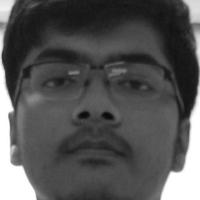
#> input picture registration_images/Year1/1.jpg, 200 x 200 px; its folder holds only this picture in this run
$ python -i attendance_window.py   (imports and definitions only)   (older library calls are emulated)
#> lines starting #> are read from the running program, lines starting #| are printed output that depends on the picture
import cv2
import numpy as np
import os
import time
from PIL import Image, ImageEnhance, ImageStat
import shutil
import sqlite3
import datetime
import math

from check_attendance import CheckAttendance
from PyQt4 import QtGui,QtCore


def improve_image(file_name):
#> called with file_name = 'registration_images/Year1/1.jpg'
    img = Image.open(file_name)
#> img is the input picture: PIL image 200x200 RGB; min 7, max 255, mean 84.1
    stat = ImageStat.Stat(img)
    orglvl = stat.mean[0]
#> orglvl = 84.11

    #1 Brightness
    brght = ImageEnhance.Brightness(img)
    if (orglvl<100):
        x = 100/orglvl
#> x = 1.19
        brght_img = brght.enhance(x)
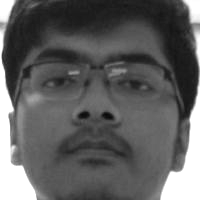
#> brght_img: PIL image 200x200 RGB; min 8, max 255, mean 95.3
    else:
        brght_img = brght.enhance(1.0)


    #2 Sharpness
    contrast = ImageEnhance.Sharpness(brght_img)
    shrp_img = contrast.enhance(1.0)

    #3 Color
    color = ImageEnhance.Color(shrp_img)
    clr_img = color.enhance(0.0)

    #4 Resize
    rsz_img = clr_img.resize((200, 200), Image.ANTIALIAS)
    return rsz_img

conn=sqlite3.connect('Attendance System.db')
c=conn.cursor()

class AttendanceWindow(QtGui.QMainWindow):
    #Attendance Window
    # [52 lines left out: function __init__, not called in this run]

    def back(self):
        self.close()

    # [12 lines left out: functions create_check_attendance, record_and_mark, not called in this run]

    def record(self):
        #to save video with the name self.e.text()
        return

    # [128 lines left out: functions get_snaps, extract_faces, match, not called in this run]


# [9 lines not run here, left out]

>>> result = improve_image('registration_images/Year1/1.jpg')

$ run again, on registration_images/Year1/10.jpg
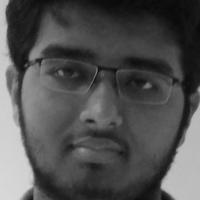
#> input picture registration_images/Year1/10.jpg, 200 x 200 px
#> in improve_image, img is the input picture: PIL image 200x200 RGB; min 8, max 217, mean 80.7
#> orglvl = 80.73
#> x = 1.24
#> in improve_image, `brght_img = brght.enhance(x)`:
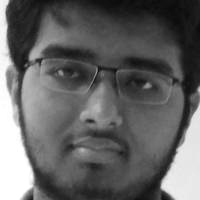
#> brght_img: PIL image 200x200 RGB; min 9, max 255, mean 99.3

$ run again, on registration_images/Year1/11.jpg
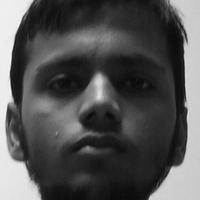
#> input picture registration_images/Year1/11.jpg, 200 x 200 px
#> in improve_image, img is the input picture: PIL image 200x200 RGB; min 6, max 255, mean 82.4
#> orglvl = 82.44
#> x = 1.21
#> in improve_image, `brght_img = brght.enhance(x)`:
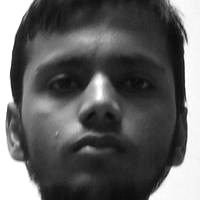
#> brght_img: PIL image 200x200 RGB; min 7, max 255, mean 97.5
